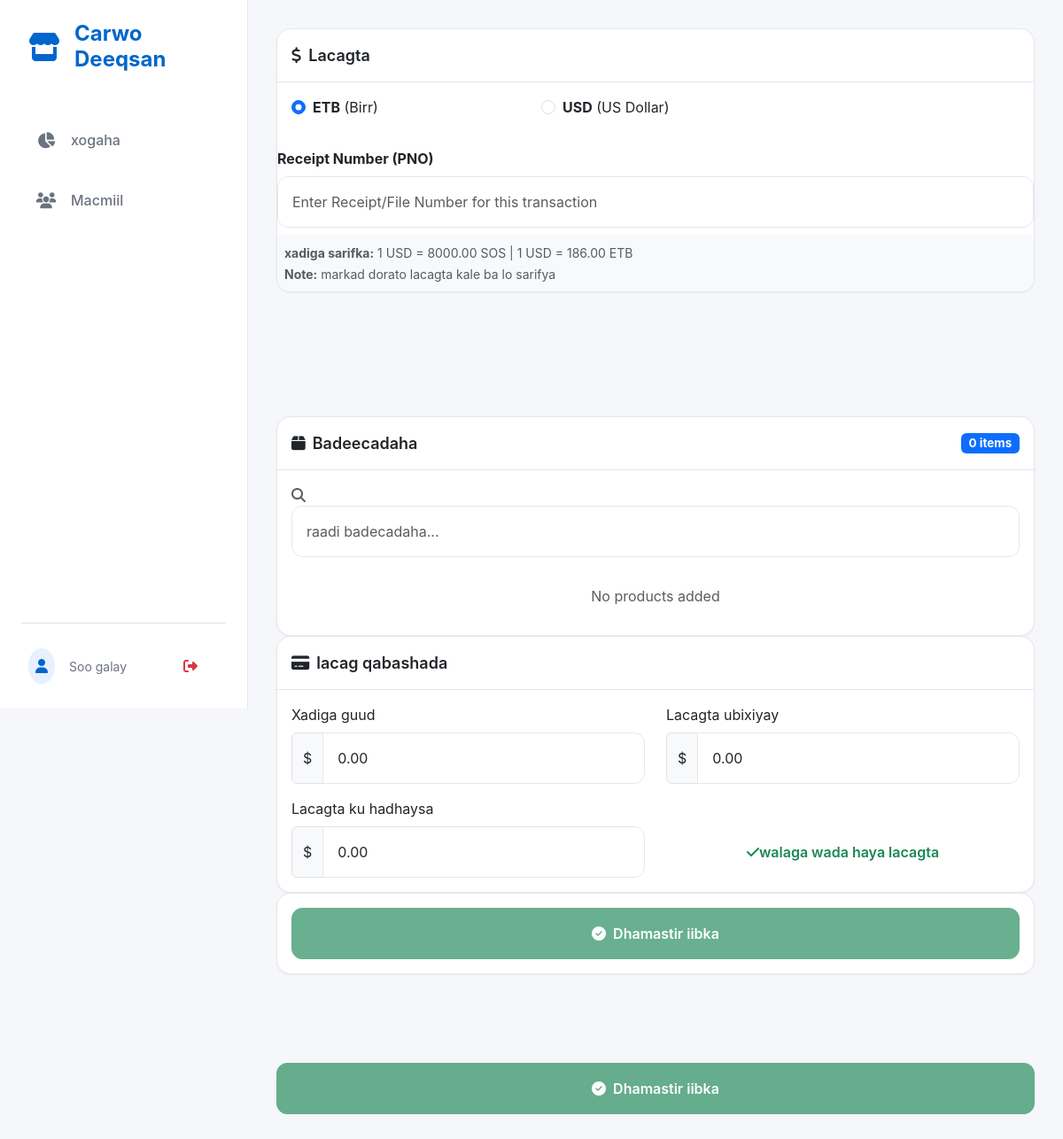
The page /sales/create/ on the database as committed earlier.
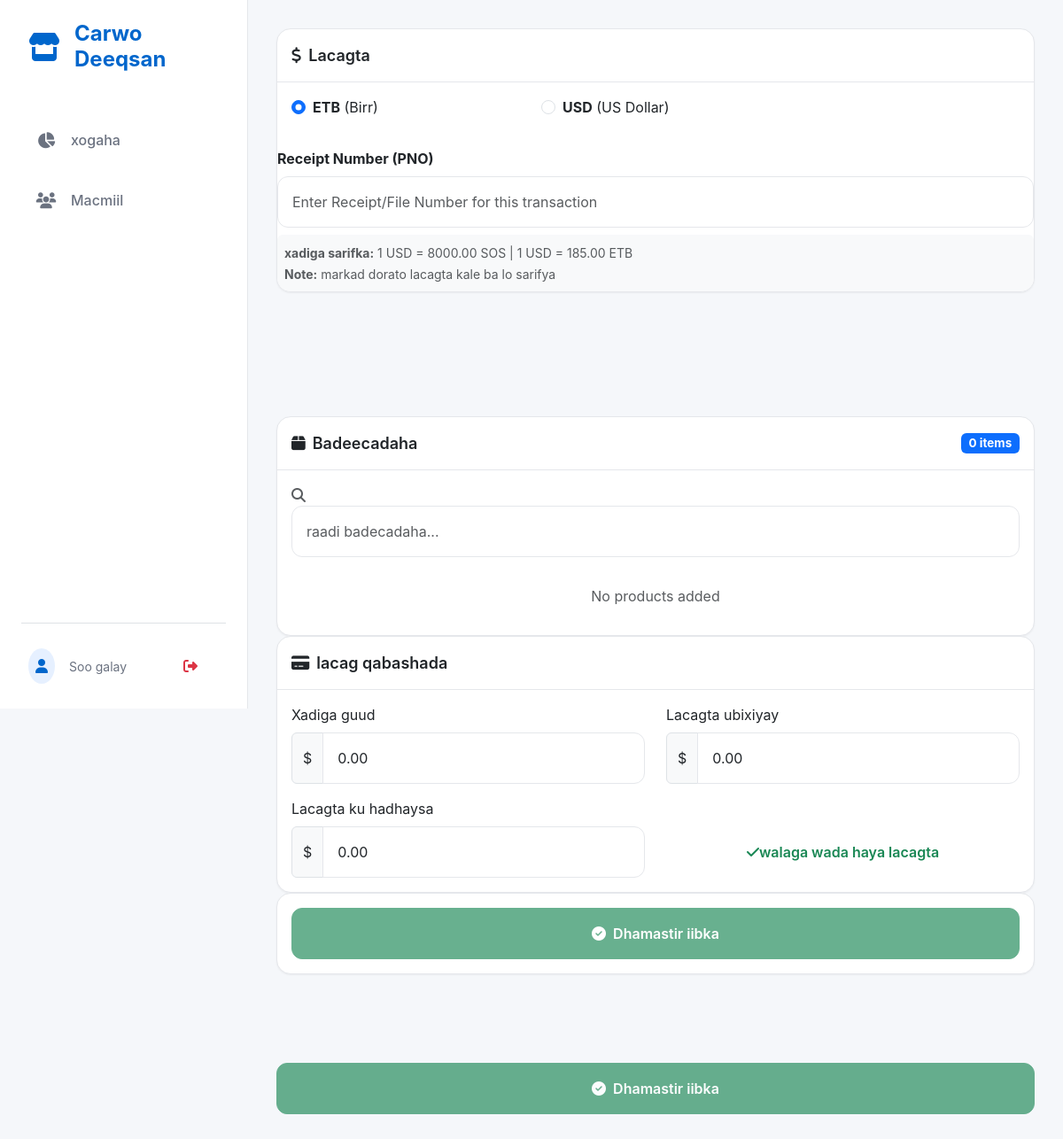
The same page on the database as committed later.
### core/models.py (models this page shows, shortened)
class CurrencySettings(models.Model):
    usd_to_sos_rate = models.DecimalField(
        max_digits=10,
        decimal_places=2,
        default=8000.00,
        verbose_name="USD to SOS Exchange Rate"
    )
    sos_to_usd_rate = models.DecimalField(
        max_digits=10,
        decimal_places=6,
        default=0.000125,
        verbose_name="SOS to USD Exchange Rate"
    )
    usd_to_etb_rate = models.DecimalField(
        max_digits=10,
        decimal_places=2,
        default=100.00,
        verbose_name="USD to ETB Exchange Rate"
    )
    etb_to_usd_rate = models.DecimalField(
        max_digits=10,
        decimal_places=6,
        default=0.01,
        verbose_name="ETB to USD Exchange Rate"
    )
    date_updated = models.DateTimeField(auto_now=True)
    updated_by = models.ForeignKey(User, on_delete=models.SET_NULL, null=True)
    class Meta:
        verbose_name = "Currency Setting"
        verbose_name_plural = "Currency Settings"

### core/views.py (the view, shortened to what this page needs)
# urls.py: path('sales/create/', views.create_sale, name='create_sale'),
def create_sale(request):
    currency_settings = CurrencySettings.objects.first()
    context = {
        'currency_settings': currency_settings,
    }
    return render(request, 'core/create_sale.html', context)

### core/permissions_policy.py (called while the page is built)
    def process_response(self, request, response):
        existing = response.get('Permissions-Policy')
        policy = "camera=(self)"
        if existing:
            if 'camera=' not in existing:
                response['Permissions-Policy'] = f"{existing}, {policy}"
        else:
            response['Permissions-Policy'] = policy
        return response

### core/templates/core/create_sale.html (shortened to what the changed rows need)
{% extends 'core/base.html' %}
{% load crispy_forms_tags %}
{% block content %}
<div class="container-fluid p-0">
    <form method="post" id="saleForm">
        <div class="card">
            <div class="row mt-2">
                <div class="col-12">
                    <div class="p-2 bg-light rounded">
                        <small class="text-muted">
                            <strong>xadiga sarifka:</strong> 1 USD = {{ currency_settings.usd_to_sos_rate }} SOS | 1 USD
                            = {{ currency_settings.usd_to_etb_rate }} ETB<br>
                            <strong>Note:</strong> markad dorato lacagta kale ba lo sarifya
                        </small>
                    </div>
                </div>
            </div>
        </div>
</div>
</div>
{% endblock %}

Rows that differ between the two databases and show on the page:
changed CurrencySettings: usd_to_etb_rate "186.00" → "185.00"
